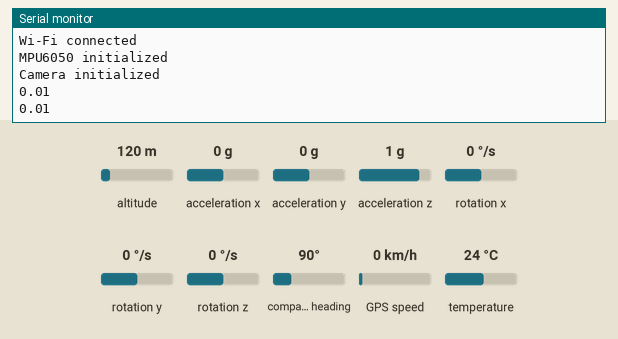
Bench run of a sketch on a simulated ESP32. On the bench: the last lines printed to the serial monitor. The test bench sets the inputs (shaded band); at power-on: acceleration x 0 g, acceleration y 0 g, acceleration z 1 g, GPS speed 0 km/h, altitude 120 m, rotation x 0 °/s, rotation y 0 °/s, rotation z 0 °/s, compass heading 90°, temperature 24 °C. WiFi joins after 1.5 s; servers stay silent unless stated; uploads are accepted with an empty reply; the GPS gets a fix after 3 s at 37.7749, -122.4194 with 8 satellites; the camera gives no picture.

Above: at 3.0 s.
3.1 s: acceleration x set to -1.4 g
At 4.6 s:
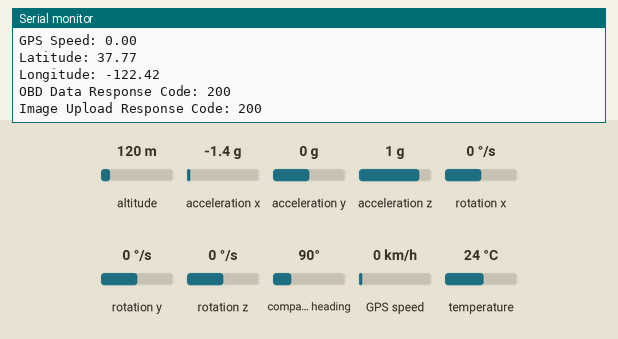
5.3 s: acceleration y set to -1.4 g
At 5.71 s:
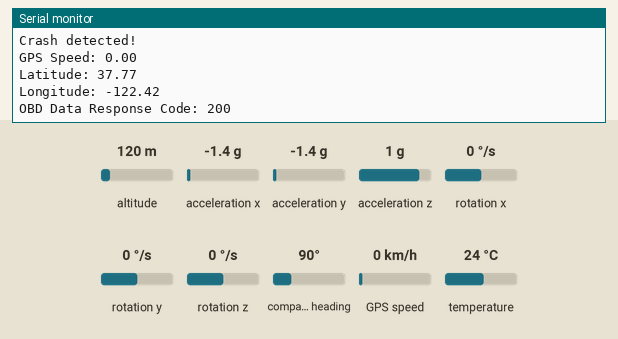
6.8 s: acceleration z set to -1.4 g
At 6.96 s:
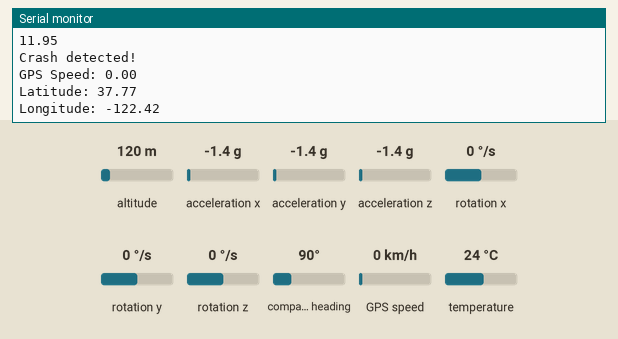
8.3 s: GPS speed set to 2 km/h
At 9.92 s:
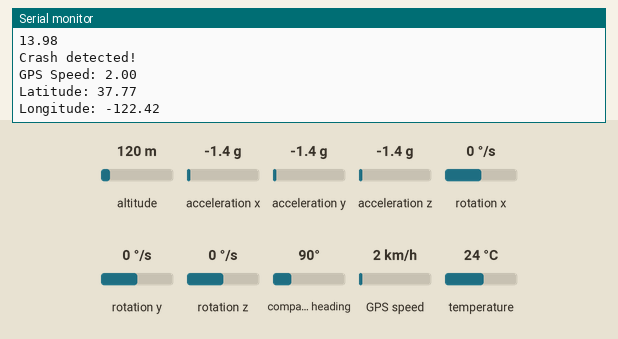
Timing chart, 0 to 10.8 s (numbered marks = the images above; inputs shaded):
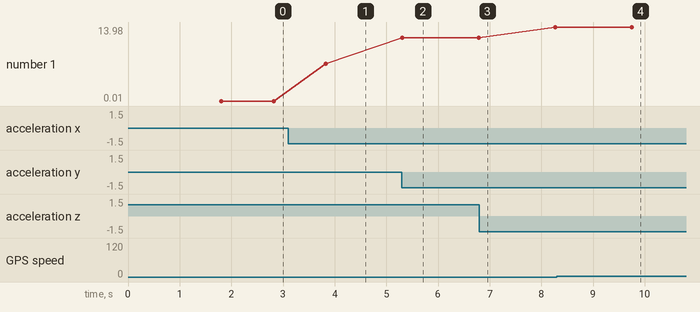

The sketch:

neoAndMpuCombined.ino
```cpp
#include <Wire.h>
#include <WiFi.h>
#include <HTTPClient.h>
#include "esp_camera.h"
#include <Adafruit_MPU6050.h>
#include <Adafruit_Sensor.h>
#include <TinyGPSPlus.h>
#include <HardwareSerial.h>

// Wi-Fi Credentials
const char* ssid = "SAINTGITS";
const char* password = "saintgitswifi";

// Server Endpoints
const char* obdServerUrl = "http://10.10.160.81:3000/obd";
const char* imageServerUrl = "http://10.10.160.81:3000/image";

// MPU6050 Pins
#define SDA_PIN 2
#define SCL_PIN 4
#define ACCEL_THRESHOLD 3.5

// GPS Module (NEO-7M) UART2
TinyGPSPlus gps;
HardwareSerial SerialGPS(2);

// MPU6050 Sensor
Adafruit_MPU6050 mpu;

// Camera Pin Definitions
#define PWDN_GPIO_NUM 32
#define RESET_GPIO_NUM -1
#define XCLK_GPIO_NUM 0
#define SIOD_GPIO_NUM 26
#define SIOC_GPIO_NUM 27
#define Y9_GPIO_NUM 35
#define Y8_GPIO_NUM 34
#define Y7_GPIO_NUM 39
#define Y6_GPIO_NUM 36
#define Y5_GPIO_NUM 21
#define Y4_GPIO_NUM 19
#define Y3_GPIO_NUM 18
#define Y2_GPIO_NUM 5
#define VSYNC_GPIO_NUM 25
#define HREF_GPIO_NUM 23
#define PCLK_GPIO_NUM 22

void setup() {
    Serial.begin(115200);
    SerialGPS.begin(9600, SERIAL_8N1, 13, 14);
    WiFi.begin(ssid, password);
    while (WiFi.status() != WL_CONNECTED) {
        delay(500);
        Serial.print(".");
    }
    Serial.println("\nWi-Fi connected");

    Wire.begin(SDA_PIN, SCL_PIN);
    if (!mpu.begin(0x68, &Wire)) {
        Serial.println("Failed to initialize MPU6050!");
        while (true);
    }
    Serial.println("MPU6050 initialized");

    // Initialize Camera
    camera_config_t config;
    config.ledc_channel = LEDC_CHANNEL_0;
    config.ledc_timer = LEDC_TIMER_0;
    config.pin_d0 = Y2_GPIO_NUM;
    config.pin_d1 = Y3_GPIO_NUM;
    config.pin_d2 = Y4_GPIO_NUM;
    config.pin_d3 = Y5_GPIO_NUM;
    config.pin_d4 = Y6_GPIO_NUM;
    config.pin_d5 = Y7_GPIO_NUM;
    config.pin_d6 = Y8_GPIO_NUM;
    config.pin_d7 = Y9_GPIO_NUM;
    config.pin_xclk = XCLK_GPIO_NUM;
    config.pin_pclk = PCLK_GPIO_NUM;
    config.pin_vsync = VSYNC_GPIO_NUM;
    config.pin_href = HREF_GPIO_NUM;
    config.pin_sscb_sda = SIOD_GPIO_NUM;
    config.pin_sscb_scl = SIOC_GPIO_NUM;
    config.pin_pwdn = PWDN_GPIO_NUM;
    config.pin_reset = RESET_GPIO_NUM;
    config.xclk_freq_hz = 20000000;
    config.pixel_format = PIXFORMAT_JPEG;
    config.frame_size = FRAMESIZE_VGA;
    config.jpeg_quality = 10;
    config.fb_count = 1;
    if (esp_camera_init(&config) != ESP_OK) {
        Serial.println("Camera init failed");
        while (true);
    }
    Serial.println("Camera initialized");
}

void sendObdData(float speed, float latitude, float longitude) {
    HTTPClient http;
    http.begin(obdServerUrl);
    http.addHeader("Content-Type", "application/json");

    String jsonPayload = "{";
    jsonPayload += "\"VIN\": \"1HGCM82633A123456\",";
    jsonPayload += "\"speed\": " + String(speed) + ",";
    jsonPayload += "\"latitude\": " + String(latitude, 6) + ",";
    jsonPayload += "\"longitude\": " + String(longitude, 6) + ",";
    jsonPayload += "\"throttle_position\": 30,";
    jsonPayload += "\"brake_position\": 40,";
    jsonPayload += "\"acceleration\": 15.5}";

    int httpResponseCode = http.POST(jsonPayload);
    Serial.printf("OBD Data Response Code: %d\n", httpResponseCode);
    http.end();
}

void sendImage(camera_fb_t* fb) {
    if (!fb || fb->len <= 0) {
        Serial.println("Invalid frame buffer. Skipping upload.");
        return;
    }
    HTTPClient http;
    http.begin(imageServerUrl);
    http.addHeader("Content-Type", "image/jpeg");

    int httpResponseCode = http.POST(fb->buf, fb->len);
    Serial.printf("Image Upload Response Code: %d\n", httpResponseCode);
    http.end();
}

void loop() {
    sensors_event_t accel, gyro, temp;
    mpu.getEvent(&accel, &gyro, &temp);
    float magnitude = sqrt(pow(accel.acceleration.x, 2) + pow(accel.acceleration.y, 2) + pow(accel.acceleration.z, 2)) - 9.8;
    Serial.println(magnitude);

    while (SerialGPS.available() > 0) {
        gps.encode(SerialGPS.read());
    }

    float speed = gps.speed.isValid() ? gps.speed.kmph() : -1;
    float latitude = gps.location.isValid() ? gps.location.lat() : 0.0;
    float longitude = gps.location.isValid() ? gps.location.lng() : 0.0;

    if (magnitude > ACCEL_THRESHOLD) {
        Serial.println("Crash detected!");
        Serial.print("GPS Speed: "); Serial.println(speed);
        Serial.print("Latitude: "); Serial.println(latitude);
        Serial.print("Longitude: "); Serial.println(longitude);

        sendObdData(speed, latitude, longitude);

        camera_fb_t* fb = esp_camera_fb_get();
        if (!fb) {
            Serial.println("Failed to capture image");
        } else {
            sendImage(fb);
            esp_camera_fb_return(fb);
        }
    }
    delay(1000);
}
```

Measured:
- after the input at 3.1 s, the serial monitor: prints a new line after 0.73 s (image 1)
- after the input at 5.3 s, the serial monitor: prints a new line at once (image 2)
- after the input at 8.3 s, the serial monitor: prints a new line after 1.5 s (image 4)
- plotted number 1: 0.01 → 7.07 after the input at 3.1 s, 7.07 → 11.95 after the input at 5.3 s, 11.95 → 13.98 after the input at 6.8 s
